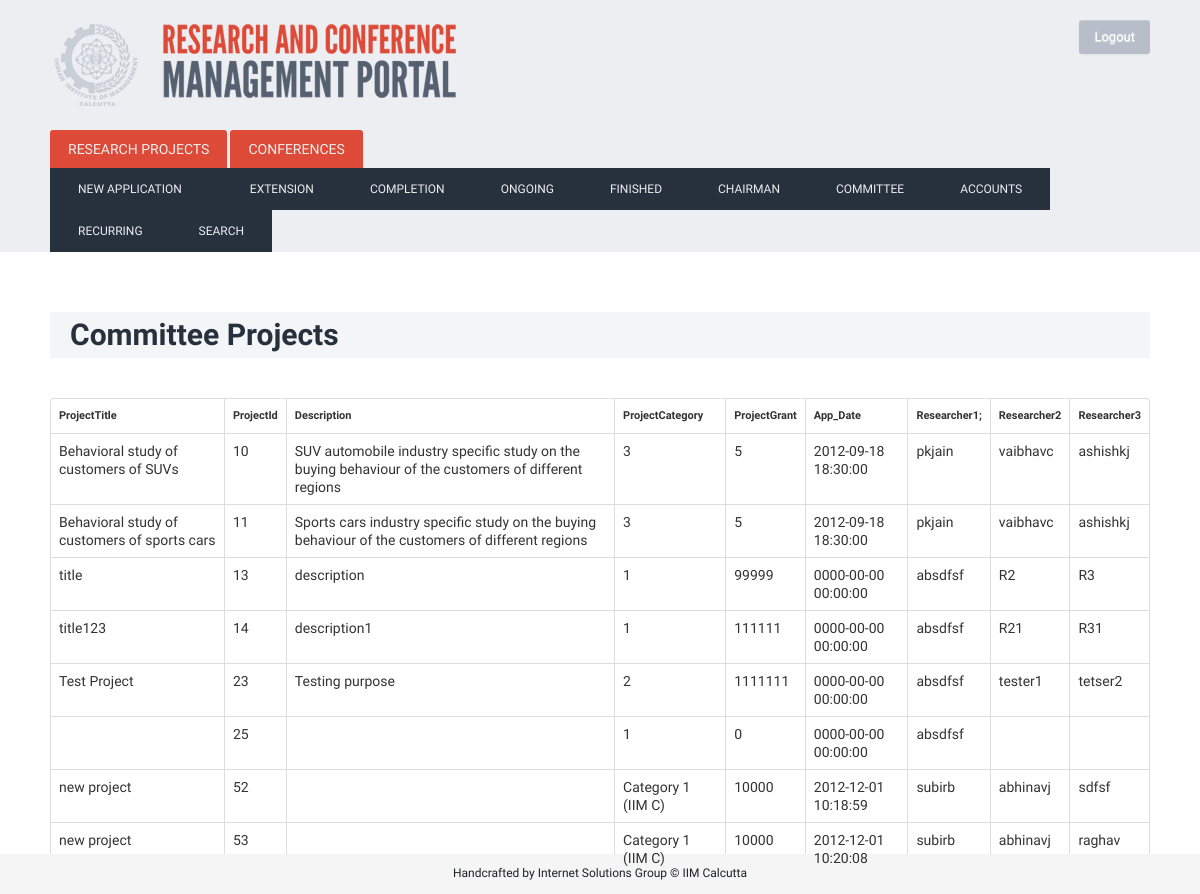
Screenshot of /index.php/app_committee (signed in) with the database file from the repository.
### tables this page shows
CREATE TABLE IF NOT EXISTS `project` (
  `ProjectTitle` varchar(400) NOT NULL,
  `ProjectId` bigint(200) NOT NULL AUTO_INCREMENT,
  `Description` varchar(2000) NOT NULL,
  `App_Date` timestamp NOT NULL DEFAULT CURRENT_TIMESTAMP COMMENT 'The  date of application of the project',
  `Start_Date` date NOT NULL,
  `End_Date` date NOT NULL,
  `Researcher1` varchar(80) NOT NULL,
  `Researcher2` varchar(80) NOT NULL,
  `Researcher3` varchar(80) NOT NULL,
  `ProjectCategory` varchar(30) NOT NULL,
  `ProjectGrant` int(11) NOT NULL,
  `PStatus` varchar(50) NOT NULL,
  `Deliverables` varchar(500) NOT NULL,
  `cases` int(11) NOT NULL DEFAULT '0',
  `journals` int(11) NOT NULL DEFAULT '0',
  `chapters` int(11) NOT NULL DEFAULT '0',
  `conference` int(11) NOT NULL DEFAULT '0',
  `paper` int(11) NOT NULL DEFAULT '0',
  `comm_approval` int(11) NOT NULL,
  PRIMARY KEY (`ProjectId`),
  UNIQUE KEY `ProjectId` (`ProjectId`),
  UNIQUE KEY `ProjectId_2` (`ProjectId`)
);

### index.php (called while the page is built, shortened)
<?php
require_once BASEPATH.'core/CodeIgniter.php';

### application/models/project_model.php (called while the page is built, shortened)
<?PHP
class Project_model extends CI_Model {
	function project_stage($stage)
		{
		$queryStr='SELECT * FROM project WHERE PStatus = "app_'.$stage.'";';
		$query = $this->db->query($queryStr);
		return $query;
		}
}
?>

### application/controllers/app_committee.php (the view, shortened to what this page needs)
<?PHP
class App_committee extends CI_Controller {
	function index()
		{
			$data['myClass']=$this;
			$data['action']=0;
			if($_SESSION['usertype']==1){
				$this->load->view('layout',$data);
			}
			 elseif($_SESSION['usertype']==3){
				$this->load->view('layoutChairman',$data);
			}
			else{
			header("location:login");
			}
		}
	function load_php()
				{
				$this->load->model('project_model');
				$stage='comm';
				$Query= $this->project_model->project_stage($stage);
				echo '
				<h1>Committee Projects</h1>
						<table class="table table-bordered">
						<TR><TD><h4>ProjectTitle</h4></TD><TD><h4>ProjectId</h4></TD><TD><h4>Description</h4></TD><TD><h4>ProjectCategory</TD><TD><h4>ProjectGrant</TD><TD><h4>App_Date</TD><TD><h4>Researcher1;</TD><TD><h4>Researcher2</TD><TD><h4>Researcher3 </h1></tr>
						<tbody>';
					 foreach($Query->result() as $row)
					 {
						 echo '<TR><TD>';
						 print $row->ProjectTitle;
						 echo '</TD><TD>';
						 print $row->ProjectId;
						 echo '</TD><TD>';
						 print $row->Description;
						 echo '</TD><TD>';
						 print $row->ProjectCategory;
						 echo '</TD><TD>';
						 print $row->ProjectGrant;
						 echo '</TD><TD>';
						 print $row->App_Date;
						 echo '</TD><TD>';
						 print $row->Researcher1;
						 echo '</TD><TD>';
						 print $row->Researcher2;
						 echo '</TD><TD>';
						 print $row->Researcher3;
					 }
				echo '</tbody></TABLE>';
				}
	}
?>

### static/css/custom.css (style rules this page uses)
html, body { height: 100%; }
body { background: url('/static/img/denim.png'); font-family: 'Droid Sans', sans-serif; font-weight: normal; font-size: 14px; line-height: 1.6; }
h4 { font-size: 11px; }
h1 { color: #27313D; margin-top: 60px; margin-bottom: 40px; font-weight: bold; background: #F4F5F6; padding: 5px 20px; }

### rows the page displays
project: ProjectTitle "Behavioral study of customers of SUVs", ProjectId "10", Description "SUV automobile industry specific study on the buying behaviour of the customers of different regions", ProjectCategory "3", ProjectGrant "5", App_Date "2012-09-18 18:30:00", Researcher1 "pkjain", Researcher2 "vaibhavc", Researcher3 "ashishkj"
project: ProjectTitle "Behavioral study of customers of sports cars", ProjectId "11", Description "Sports cars industry specific study on the buying behaviour of the customers of different regions", ProjectCategory "3", ProjectGrant "5", App_Date "2012-09-18 18:30:00", Researcher1 "pkjain", Researcher2 "vaibhavc", Researcher3 "ashishkj"
project: ProjectTitle "title", ProjectId "13", Description "description", ProjectCategory "1", ProjectGrant "99999", App_Date "0000-00-00 00:00:00", Researcher1 "absdfsf", Researcher2 "R2", Researcher3 "R3"
project: ProjectTitle "title123", ProjectId "14", Description "description1", ProjectCategory "1", ProjectGrant "111111", App_Date "0000-00-00 00:00:00", Researcher1 "absdfsf", Researcher2 "R21", Researcher3 "R31"
project: ProjectTitle "Test Project", ProjectId "23", Description "Testing purpose", ProjectCategory "2", ProjectGrant "1111111", App_Date "0000-00-00 00:00:00", Researcher1 "absdfsf", Researcher2 "tester1", Researcher3 "tetser2"
project: ProjectId "25", ProjectCategory "1", ProjectGrant "0", App_Date "0000-00-00 00:00:00", Researcher1 "absdfsf"
project: ProjectTitle "new project", ProjectId "52", ProjectCategory "Category 1 (IIM C)", ProjectGrant "10000", App_Date "2012-12-01 10:18:59", Researcher1 "subirb", Researcher2 "abhinavj", Researcher3 "sdfsf"
project: ProjectTitle "new project", ProjectId "53", ProjectCategory "Category 1 (IIM C)", ProjectGrant "10000", App_Date "2012-12-01 10:20:08", Researcher1 "subirb", Researcher2 "abhinavj", Researcher3 "raghav"
